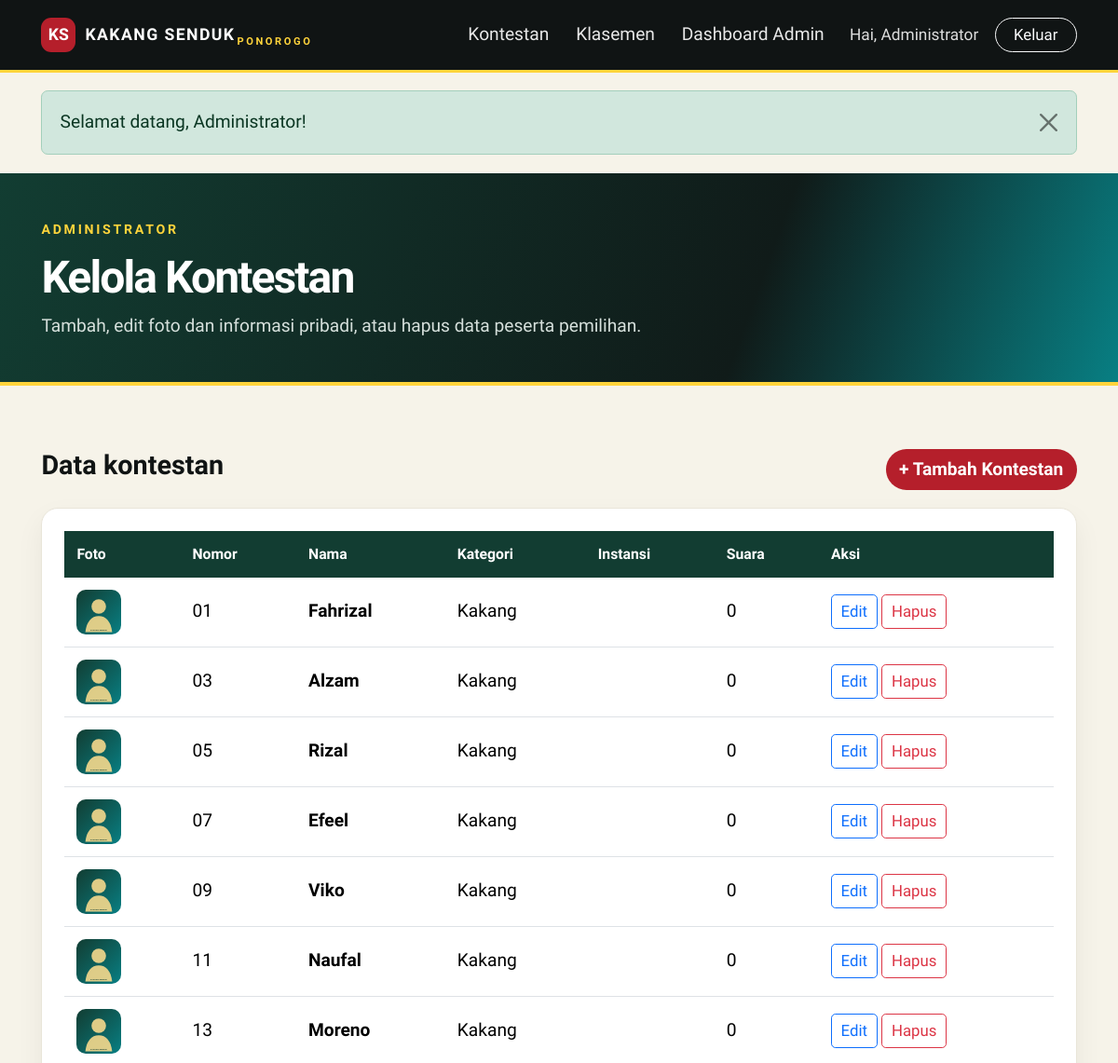
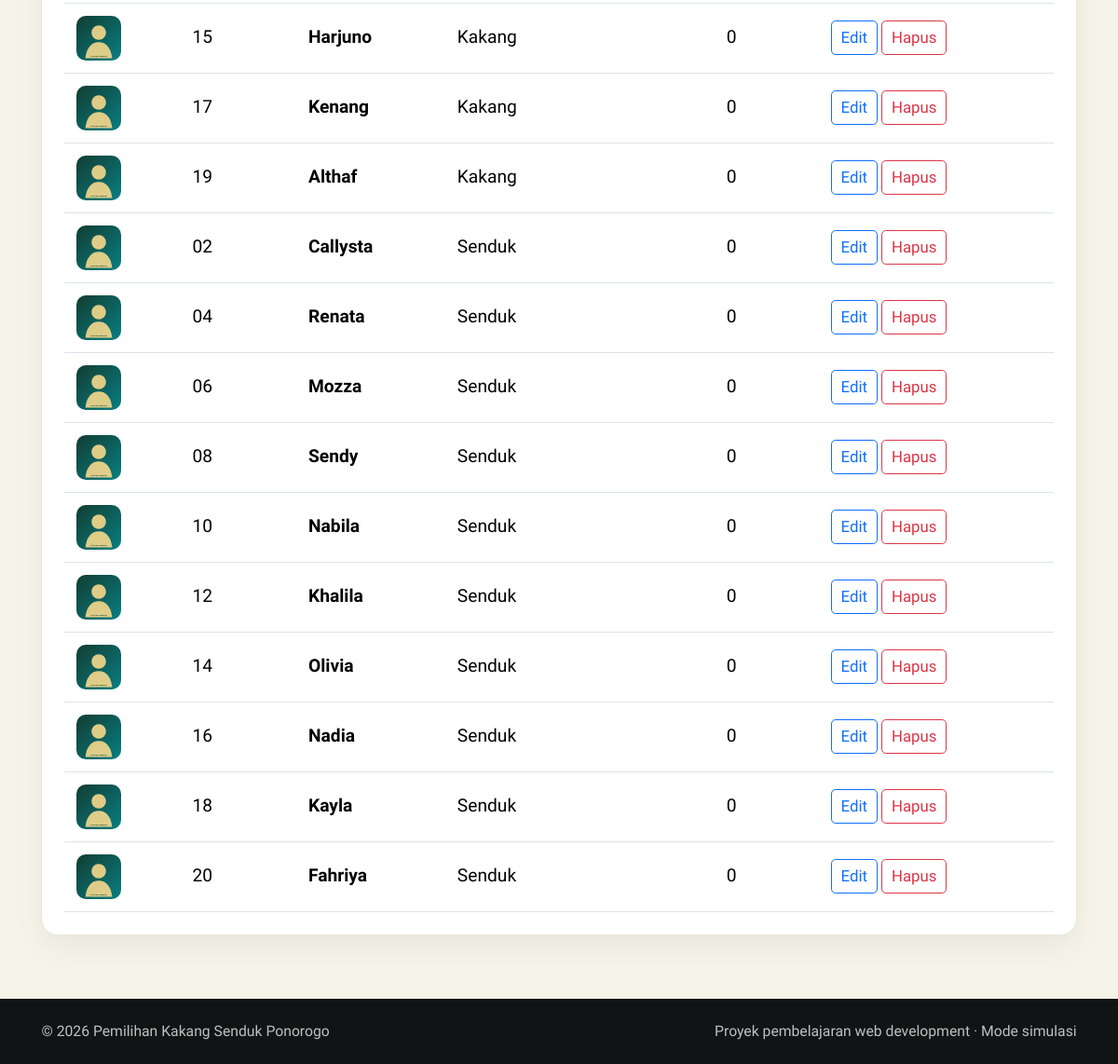
The page /admin/kontestan.php (signed in) on the database its author committed (2 pictures, top to bottom).
### tables this page shows
CREATE TABLE kontestan (
  id INT UNSIGNED AUTO_INCREMENT PRIMARY KEY,
  nomor_peserta VARCHAR(10) NOT NULL,
  nama VARCHAR(100) NOT NULL,
  kategori ENUM('Kakang','Senduk') NOT NULL,
  foto VARCHAR(255) DEFAULT NULL,
  instagram_url VARCHAR(255) DEFAULT NULL,
  asal_instansi VARCHAR(150) DEFAULT NULL,
  tempat_lahir VARCHAR(100) DEFAULT NULL,
  tanggal_lahir DATE DEFAULT NULL,
  visi TEXT,
  misi TEXT,
  prestasi TEXT,
  deskripsi TEXT,
  created_at TIMESTAMP NOT NULL DEFAULT CURRENT_TIMESTAMP,
  UNIQUE KEY uq_nomor_kategori (nomor_peserta, kategori)
);

### config/bootstrap.php (called while the page is built, shortened)
<?php
function url(string $path = ''): string {
    return BASE_URL . ($path !== '' ? '/' . ltrim($path, '/') : '');
}
function e($value): string {
    return htmlspecialchars((string)($value ?? ''), ENT_QUOTES, 'UTF-8');
}

### admin/kontestan.php (the view)
<?php
require_once __DIR__ . '/../config/bootstrap.php'; require_admin();
$rows=$pdo->query("SELECT k.*, (SELECT COUNT(*) FROM voting v WHERE v.kontestan_id=k.id) AS jumlah_suara FROM kontestan k ORDER BY FIELD(k.kategori,'Kakang','Senduk'), k.nomor_peserta")->fetchAll();
$page_title='Kelola Kontestan'; require __DIR__ . '/../includes/header.php';
?>
<header class="page-head"><div class="container"><span class="eyebrow">Administrator</span><h1 class="mt-2">Kelola Kontestan</h1><p>Tambah, edit foto dan informasi pribadi, atau hapus data peserta pemilihan.</p></div></header><section class="section-pad"><div class="container"><div class="d-flex justify-content-between align-items-center mb-3"><h4 class="fw-bold">Data kontestan</h4><a class="btn btn-red rounded-pill" href="<?= url('admin/tambah-kontestan.php') ?>">+ Tambah Kontestan</a></div><div class="panel-card table-responsive"><table class="table table-hover mb-0"><thead><tr><th>Foto</th><th>Nomor</th><th>Nama</th><th>Kategori</th><th>Instansi</th><th>Suara</th><th>Aksi</th></tr></thead><tbody><?php foreach($rows as $r): ?><tr><td><img src="<?= $r['foto']?url('uploads/'.rawurlencode($r['foto'])):url('assets/img/placeholder.svg') ?>" width="48" height="48" style="object-fit:cover;border-radius:10px"></td><td><?= e($r['nomor_peserta']) ?></td><td class="fw-bold"><?= e($r['nama']) ?></td><td><?= e($r['kategori']) ?></td><td><?= e($r['asal_instansi']) ?></td><td><?= (int)$r['jumlah_suara'] ?></td><td class="text-nowrap"><a class="btn btn-sm btn-outline-primary" href="<?= url('admin/edit-kontestan.php?id='.$r['id']) ?>" aria-label="Edit foto dan informasi kontestan <?= e($r['nama']) ?>">Edit</a> <form class="d-inline" method="post" action="<?= url('admin/hapus-kontestan.php') ?>" data-confirm="Hapus kontestan ini? Kandidat yang sudah mendapat suara tidak dapat dihapus."><?= csrf_field() ?><input type="hidden" name="id" value="<?= (int)$r['id'] ?>"><button class="btn btn-sm btn-outline-danger">Hapus</button></form></td></tr><?php endforeach; ?><?php if(!$rows): ?><tr><td colspan="7" class="text-center text-muted py-4">Belum ada kontestan.</td></tr><?php endif; ?></tbody></table></div></div></section>
<?php require __DIR__ . '/../includes/footer.php'; ?>

### assets/css/style.css (style rules this page uses)
:root { --ink:#101414;--red:#b51f2b;--red2:#8f1520;--gold:#ffd43b;--green:#123d32;--turq:#087f83;--cream:#f6f3e9;--muted:#6c7471;--hero-bg:url('https://encrypted-tbn0.gstatic.com/images?q=tbn:ANd9GcT91p-u31Nt3CV8SsnzkvPJIyOfwQrqgRu5hE1A7wv44w&s=10') }
* { box-sizing:border-box }
body { margin:0;background:var(--cream);color:var(--ink);font-family:Inter,system-ui,-apple-system,"Segoe UI",sans-serif }
.btn-red { background:var(--red);color:#fff;border:0;font-weight:700 }
.eyebrow { display:inline-block;color:var(--gold);font-weight:800;letter-spacing:.19em;text-transform:uppercase;font-size:.74rem }
.section-pad { padding:68px 0 }
.feature-card,.candidate-card,.panel-card,.stat-card { background:#fff;border:1px solid #e9e5d9;border-radius:18px;box-shadow:0 12px 30px rgba(16,20,20,.055) }
.page-head { background:linear-gradient(110deg,#123d32,#101b19 67%,#087f83);color:white;padding:45px 0;border-bottom:4px solid var(--gold) }
.page-head h1 { font-weight:950;letter-spacing:-.04em }
.page-head p { color:#d6e0dc;margin:0 }
.panel-card { padding:24px }
.table thead th { background:#123d32;color:#fff;border:0;font-size:.82rem }
.table td { vertical-align:middle }
.table>:not(caption)>*>* { padding:13px }
:root { font-size:120% }
body { font-family:"Lexend",system-ui,-apple-system,"Segoe UI",sans-serif }

### rows shown on the page
kontestan: nomor_peserta "01", nama "Fahrizal", kategori "Kakang", jumlah_suara "0"
kontestan: nomor_peserta "03", nama "Alzam", kategori "Kakang", jumlah_suara "0"
kontestan: nomor_peserta "05", nama "Rizal", kategori "Kakang", jumlah_suara "0"
kontestan: nomor_peserta "07", nama "Efeel", kategori "Kakang", jumlah_suara "0"
kontestan: nomor_peserta "09", nama "Viko", kategori "Kakang", jumlah_suara "0"
kontestan: nomor_peserta "11", nama "Naufal", kategori "Kakang", jumlah_suara "0"
kontestan: nomor_peserta "13", nama "Moreno", kategori "Kakang", jumlah_suara "0"
kontestan: nomor_peserta "15", nama "Harjuno", kategori "Kakang", jumlah_suara "0"
kontestan: nomor_peserta "17", nama "Kenang", kategori "Kakang", jumlah_suara "0"
kontestan: nomor_peserta "19", nama "Althaf", kategori "Kakang", jumlah_suara "0"
kontestan: nomor_peserta "02", nama "Callysta", kategori "Senduk", jumlah_suara "0"
kontestan: nomor_peserta "04", nama "Renata", kategori "Senduk", jumlah_suara "0"
kontestan: nomor_peserta "06", nama "Mozza", kategori "Senduk", jumlah_suara "0"
kontestan: nomor_peserta "08", nama "Sendy", kategori "Senduk", jumlah_suara "0"
kontestan: nomor_peserta "10", nama "Nabila", kategori "Senduk", jumlah_suara "0"
kontestan: nomor_peserta "12", nama "Khalila", kategori "Senduk", jumlah_suara "0"
kontestan: nomor_peserta "14", nama "Olivia", kategori "Senduk", jumlah_suara "0"
kontestan: nomor_peserta "16", nama "Nadia", kategori "Senduk", jumlah_suara "0"
kontestan: nomor_peserta "18", nama "Kayla", kategori "Senduk", jumlah_suara "0"
kontestan: nomor_peserta "20", nama "Fahriya", kategori "Senduk", jumlah_suara "0"

### other values the page prints
$me['nama'] "Administrator"
$msg "Selamat datang, Administrator!"
